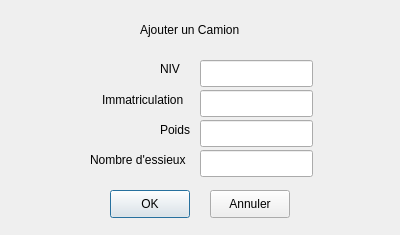
<?xml version="1.0" encoding="UTF-8"?>
<ui version="4.0">
 <class>ajouterCamionGUIClass</class>
 <widget class="QDialog" name="ajouterCamionGUIClass">
  <property name="geometry">
   <rect>
    <x>0</x>
    <y>0</y>
    <width>400</width>
    <height>235</height>
   </rect>
  </property>
  <property name="windowTitle">
   <string>ajouterCamionGUI</string>
  </property>
  <widget class="QLabel" name="generic">
   <property name="geometry">
    <rect>
     <x>140</x>
     <y>20</y>
     <width>101</width>
     <height>20</height>
    </rect>
   </property>
   <property name="text">
    <string>Ajouter un Camion</string>
   </property>
  </widget>
  <widget class="QLineEdit" name="NIV">
   <property name="geometry">
    <rect>
     <x>200</x>
     <y>60</y>
     <width>113</width>
     <height>27</height>
    </rect>
   </property>
  </widget>
  <widget class="QLineEdit" name="Immat">
   <property name="geometry">
    <rect>
     <x>200</x>
     <y>90</y>
     <width>113</width>
     <height>27</height>
    </rect>
   </property>
  </widget>
  <widget class="QLineEdit" name="Poids">
   <property name="geometry">
    <rect>
     <x>200</x>
     <y>120</y>
     <width>113</width>
     <height>27</height>
    </rect>
   </property>
  </widget>
  <widget class="QLineEdit" name="NbEssieux">
   <property name="geometry">
    <rect>
     <x>200</x>
     <y>150</y>
     <width>113</width>
     <height>27</height>
    </rect>
   </property>
  </widget>
  <widget class="QLabel" name="label">
   <property name="geometry">
    <rect>
     <x>160</x>
     <y>60</y>
     <width>31</width>
     <height>17</height>
    </rect>
   </property>
   <property name="text">
    <string>NIV</string>
   </property>
  </widget>
  <widget class="QLabel" name="label_2">
   <property name="geometry">
    <rect>
     <x>102</x>
     <y>90</y>
     <width>91</width>
     <height>20</height>
    </rect>
   </property>
   <property name="text">
    <string>Immatriculation</string>
   </property>
  </widget>
  <widget class="QLabel" name="label_3">
   <property name="geometry">
    <rect>
     <x>160</x>
     <y>120</y>
     <width>31</width>
     <height>20</height>
    </rect>
   </property>
   <property name="text">
    <string>Poids</string>
   </property>
  </widget>
  <widget class="QLabel" name="label_4">
   <property name="geometry">
    <rect>
     <x>90</x>
     <y>150</y>
     <width>101</width>
     <height>20</height>
    </rect>
   </property>
   <property name="text">
    <string>Nombre d'essieux</string>
   </property>
  </widget>
  <widget class="QPushButton" name="OK">
   <property name="geometry">
    <rect>
     <x>110</x>
     <y>190</y>
     <width>80</width>
     <height>28</height>
    </rect>
   </property>
   <property name="text">
    <string>OK</string>
   </property>
  </widget>
  <widget class="QPushButton" name="Annuler">
   <property name="geometry">
    <rect>
     <x>210</x>
     <y>190</y>
     <width>80</width>
     <height>28</height>
    </rect>
   </property>
   <property name="text">
    <string>Annuler</string>
   </property>
  </widget>
 </widget>
 <layoutdefault spacing="6" margin="11"/>
 <resources/>
 <connections>
  <connection>
   <sender>OK</sender>
   <signal>clicked()</signal>
   <receiver>ajouterCamionGUIClass</receiver>
   <slot>validerEnregistrement()</slot>
   <hints>
    <hint type="sourcelabel">
     <x>149</x>
     <y>203</y>
    </hint>
    <hint type="destinationlabel">
     <x>199</x>
     <y>117</y>
    </hint>
   </hints>
  </connection>
  <connection>
   <sender>Annuler</sender>
   <signal>clicked()</signal>
   <receiver>ajouterCamionGUIClass</receiver>
   <slot>close()</slot>
   <hints>
    <hint type="sourcelabel">
     <x>249</x>
     <y>203</y>
    </hint>
    <hint type="destinationlabel">
     <x>199</x>
     <y>117</y>
    </hint>
   </hints>
  </connection>
 </connections>
 <slots>
  <slot>validerEnregistrement()</slot>
 </slots>
</ui>
